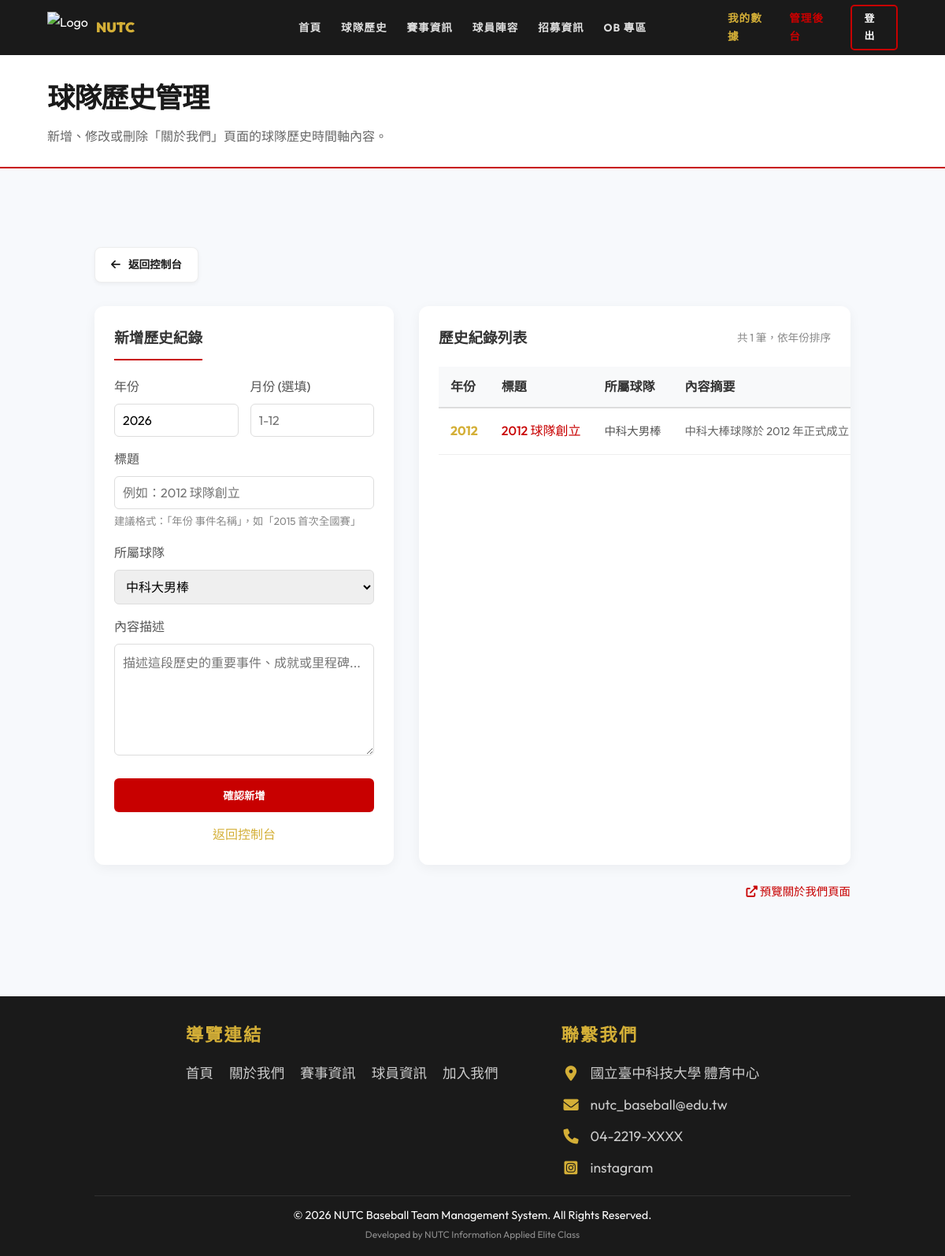
The app's page /admin_history.php (signed in), older data.
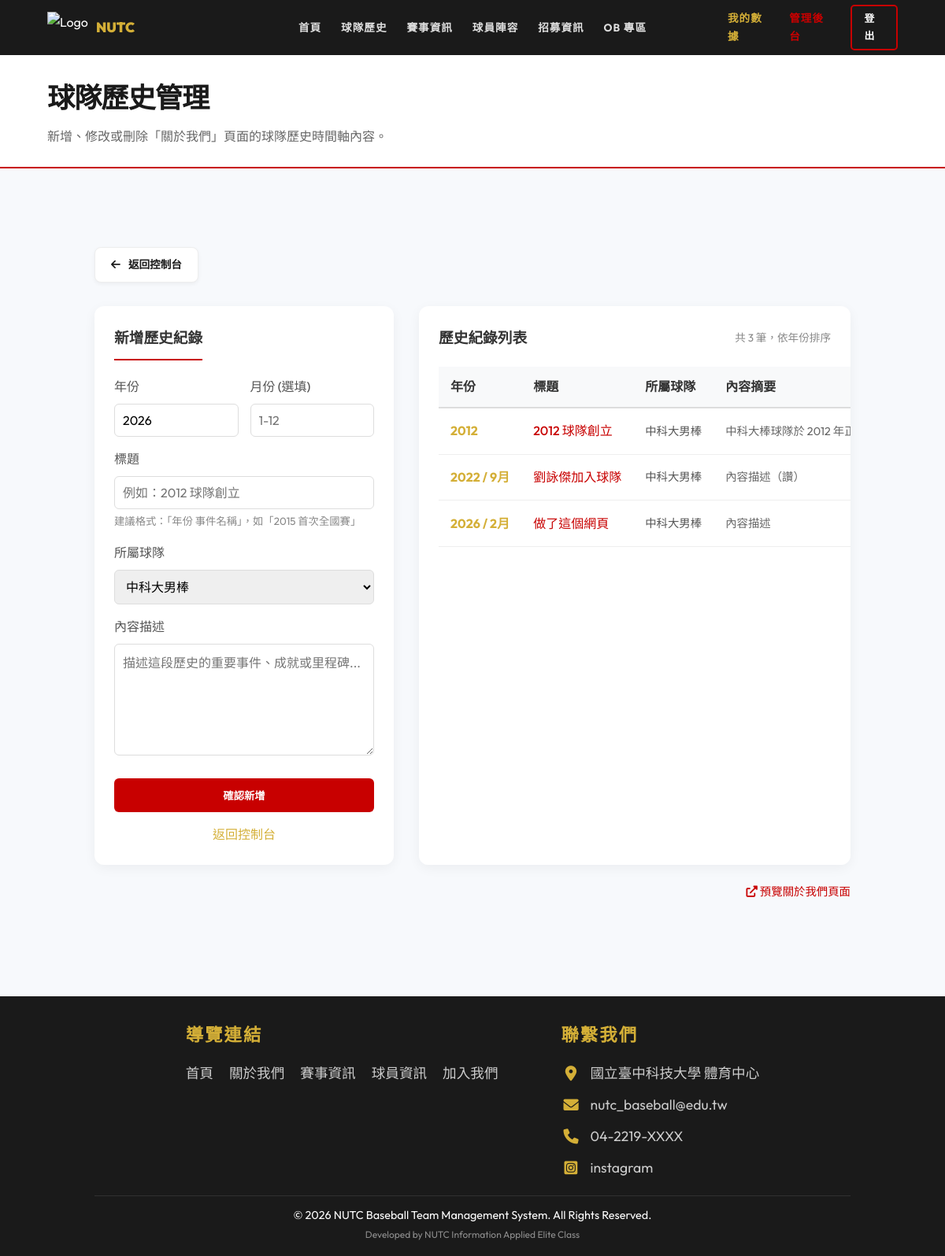
The same page, newer data.
### tables this page shows
CREATE TABLE `teamhistory` (
  `History_Id` int(11) NOT NULL COMMENT '紀錄識別碼',
  `Team_Id` int(11) NOT NULL COMMENT '關聯 Team.team_Id',
  `title` varchar(100) NOT NULL COMMENT '標題',
  `content` text DEFAULT NULL COMMENT '詳細簡介內容',
  `start_year` int(11) DEFAULT NULL COMMENT '起始年份',
  `month` int(2) DEFAULT NULL
);

CREATE TABLE `contact_us` (
  `id` int(11) NOT NULL,
  `icon_class` varchar(50) NOT NULL,
  `content_text` varchar(255) NOT NULL,
  `link` varchar(255) DEFAULT NULL
);

### includes/Database.php (called while the page is built, shortened)
<?php
class Database {
    private $pdo;
    public function __construct() {
        $host = 'localhost';
        $db   = 'baseball_web';
        $user = 'root';
        $pass = '';
        $charset = 'utf8mb4';
        $dsn = "mysql:host=$host;port=3306;dbname=$db;charset=$charset";
        $options = [
            PDO::ATTR_ERRMODE            => PDO::ERRMODE_EXCEPTION,
            PDO::ATTR_DEFAULT_FETCH_MODE => PDO::FETCH_ASSOC,
            PDO::ATTR_EMULATE_PREPARES   => false,
        ];
        try {
            $this->pdo = new PDO($dsn, $user, $pass, $options);
        } catch (\PDOException $e) {
            throw new \PDOException($e->getMessage(), (int)$e->getCode());
        }
    }
    public function getAll($table) {
        $stmt = $this->pdo->query("SELECT * FROM `$table`");
        return $stmt->fetchAll();
    }
}

### includes/config.php (called while the page is built, shortened)
<?php
require_once 'Database.php';
$db = new Database();
if (empty($db->getAll('team'))) {
    $teamJsonPath = __DIR__ . '/../data/team.json';
    if (file_exists($teamJsonPath)) {
        $teamsData = json_decode(file_get_contents($teamJsonPath), true);
        if ($teamsData) {
            foreach ($teamsData as $t) {
                $db->insert('team', [
                    'team_Id' => $t['team_id'],
                    'team_name' => $t['team_name'],
                    'team_type' => $t['team_type']
                ]);
            }
        }
    } else {
        $db->insert('team', ['team_Id' => 1, 'team_name' => '中科大男棒', 'team_type' => 'Men']);
        $db->insert('team', ['team_Id' => 2, 'team_name' => '中科大女棒', 'team_type' => 'Woman']);
        $db->insert('team', ['team_Id' => 3, 'team_name' => '中科大OB', 'team_type' => 'OB']);
    }
    if (!$db->find('member', 'account', 'admin')) {
        $db->insert('member', [
            'account' => 'admin',
            'password' => password_hash('admin123', PASSWORD_DEFAULT),
            'name' => '管理者(Admin)',
            'role' => 'admin',
            'status' => 'active'
        ]);
    }
    if (!$db->find('member', 'account', 'user1')) {
        $db->insert('member', [
            'account' => 'user1',
            'password' => password_hash('123', PASSWORD_DEFAULT),
            'name' => '管理者(User1)',
            'role' => 'admin',
            'status' => 'active'
        ]);
    }
    if (empty($db->getAll('news'))) {
        $newsData = [
            ['title' => '2026 全國大專棒球聯賽開跑！', 'content' => '本校棒球隊將於 4 月 10 日出征，第一場對戰東海大學。歡迎各位同學前往台中棒球場加油！'],
            ['title' => '招募新血：女棒隊熱烈招生中', 'content' => '想要體驗熱血的棒球生活嗎？中科大女棒隊歡迎妳的加入，不限球技，只要有心！'],
            ['title' => 'OB 比賽：學長姐風采再現', 'content' => '上週舉行的 OB 對抗賽圓滿結束，感謝畢業學長姐回校參與，場面溫馨感人。'],
            ['title' => '春季訓練營圓滿落幕', 'content' => '為期一週的春季強化訓練已結束，球員們在打擊與守備技巧上有顯著進步。'],
            ['title' => '全新球隊裝備正式亮相', 'content' => '感謝贊助商支持，本屆聯賽我們將穿上全新的紅金配色球衣，展現中科大氣勢！']
        ];
        foreach ($newsData as $n) {
            $db->insert('news', array_merge($n, ['created_at' => date('Y-m-d H:i:s')]));
        }
    }
    if (empty($db->getAll('player'))) {
        $playerData = [
            ['Player_Name' => '黃郁婷', 'jersey_number' => 11, 'position' => '投手', 'height' => 170, 'weight' => 65],
            ['Player_Name' => '劉詠傑', 'jersey_number' => 23, 'position' => '捕手', 'height' => 178, 'weight' => 75],
            ['Player_Name' => '劉宙翰', 'jersey_number' => 5, 'position' => '內野手', 'height' => 175, 'weight' => 70],
            ['Player_Name' => '張美玲', 'jersey_number' => 7, 'position' => '外野手', 'height' => 165, 'weight' => 55],
            ['Player_Name' => '王小明', 'jersey_number' => 1, 'position' => '投手', 'height' => 182, 'weight' => 80],
            ['Player_Name' => '李華', 'jersey_number' => 45, 'position' => '內野手', 'height' => 172, 'weight' => 68],
            ['Player_Name' => '周杰', 'jersey_number' => 99, 'position' => '外野手', 'height' => 188, 'weight' => 85]
        ];
        foreach ($playerData as $p) {
            $db->insert('player', array_merge($p, [
                'Team_Id' => 1,
                'image_path' => ''
            ]));
        }
    }
    if (empty($db->getAll('ob'))) {
        $obData = [
            ['OB_name' => '陳大文 (108級)', 'graduation_year' => 2019, 'status' => '全國大專聯賽關鍵安打打點王'],
            ['OB_name' => '林小美 (110級)', 'graduation_year' => 2021, 'status' => '女棒創始隊員，首屆全壘打王'],
            ['OB_name' => '趙子龍 (105級)', 'graduation_year' => 2016, 'status' => '傳奇投手，曾創下單場 15 次三振紀錄']
        ];
        foreach ($obData as $o) {
            $db->insert('ob', array_merge($o, ['Team_Id' => 3]));
        }
    }
    if (empty($db->getAll('contact_us'))) {
        $contactData = [
            ['icon_class' => 'fas fa-map-marker-alt', 'content_text' => '國立臺中科技大學 體育中心'],
            ['icon_class' => 'fas fa-envelope', 'content_text' => 'nutc_baseball@edu.tw'],
            ['icon_class' => 'fas fa-phone', 'content_text' => '04-2219-XXXX']
        ];
        foreach ($contactData as $c) {
            $db->insert('contact_us', $c);
        }
    }
}
if (empty($db->getAll('teamhistory'))) {
    $historyData = [
        ['Team_Id' => 1, 'start_year' => 2012, 'title' => '2012 球隊創立', 'content' => '中科大棒球隊於 2012 年正式成立，由一群熱愛棒球的同學共同創隊，從零開始打造屬於中科大的棒球文化。'],
        ['Team_Id' => 1, 'start_year' => 2015, 'title' => '2015 首次全國賽', 'content' => '首次代表學校參加全國大專棒球聯賽，雖未晉級，但展現了球隊的成長與潛力，奠定日後征戰的基礎。'],
        ['Team_Id' => 1, 'start_year' => 2018, 'title' => '2018 女棒隊成立', 'content' => '為推廣女子棒球運動，中科大女棒隊於 2018 年正式成立，成為校內第一支女子棒球隊，吸引眾多女同學投入。'],
        ['Team_Id' => 1, 'start_year' => 2022, 'title' => '2022 聯賽佳績', 'content' => '在全國大專棒球聯賽中取得隊史最佳成績，球員們的努力與付出獲得肯定，激勵全隊持續向上。'],
    ];
    foreach ($historyData as $h) {
        $db->insert('teamhistory', $h);
    }
}

### admin_history.php (the view, shortened to what the rows shown need)
<?php
require_once 'includes/header.php';
$histories = $db->getAll('teamhistory');
usort($histories, function($a, $b) {
    if ($a['start_year'] == $b['start_year']) {
        return (int)($a['month'] ?? 0) <=> (int)($b['month'] ?? 0);
    }
    return $a['start_year'] <=> $b['start_year'];
});
$teams = $db->getAll('team');
?>
<div class="page-header">
    <h1>球隊歷史管理</h1>
</div>
<section>
    <div class="container">
        <div class="admin-players-layout" style="display: grid; grid-template-columns: 380px 1fr; gap: 2rem;">
            <div class="admin-list-card" style="background: white; border-radius: 12px; padding: 25px; box-shadow: 0 4px 15px rgba(0,0,0,0.05); overflow-x: auto;">
                <table class="admin-table" style="width: 100%; border-collapse: collapse;">
                    <thead>
                        <tr style="background: #f8f9fa; border-bottom: 2px solid #ddd;">
                            <th style="padding: 12px 15px; text-align: left; color: #333; width: 80px;">年份</th>
                            <th style="padding: 12px 15px; text-align: left; color: #333;">標題</th>
                            <th style="padding: 12px 15px; text-align: left; color: #333; width: 120px;">所屬球隊</th>
                            <th style="padding: 12px 15px; text-align: left; color: #333;">內容摘要</th>
                        </tr>
                    </thead>
                    <tbody>
                        <?php if (empty($histories)): ?>
                            <tr>
                                <td colspan="5" style="padding: 30px; text-align: center; color: #777;">
                                    <i class="fas fa-history" style="font-size: 2rem; opacity: 0.3; display: block; margin-bottom: 10px;"></i>
                                    目前沒有球隊歷史紀錄，請從左側表單新增。
                                </td>
                            </tr>
                        <?php else: ?>
                            <?php
                            $teamMap = [];
                            foreach ($teams as $t) {
                                $teamMap[$t['team_Id']] = $t['team_name'];
                            }
                            ?>
                            <?php foreach ($histories as $h): ?>
                                <tr style="border-bottom: 1px solid #eee;">
                                    <td style="padding: 12px 15px; font-weight: 700; color: var(--secondary); font-size: 1rem;">
                                        <?= (int)$h['start_year'] ?>
                                        <?php if (!empty($h['month'])): ?>
                                            <span> / <?= (int)$h['month'] ?>月</span>
                                        <?php endif; ?>
                                    </td>
                                    <td style="padding: 12px 15px; font-weight: 500; color: var(--primary);">
                                        <?= htmlspecialchars($h['title']) ?>
                                    </td>
                                    <td style="padding: 12px 15px; color: #555; font-size: 0.9em;">
                                        <?= htmlspecialchars($teamMap[$h['Team_Id']] ?? '—') ?>
                                    </td>
                                    <td style="padding: 12px 15px; color: #666; font-size: 0.9em;">
                                        <?= htmlspecialchars(mb_substr($h['content'], 0, 40)) ?><?= mb_strlen($h['content']) > 40 ? '...' : '' ?>
                                    </td>
                                </tr>
                            <?php endforeach; ?>
                        <?php endif; ?>
                    </tbody>
                </table>
            </div>
        </div>
    </div>
</section>
<?php require_once 'includes/footer.php'; ?>

### includes/footer.php (shortened to what the rows shown need)
<?php
$contactInfos = $db->getAll('contact_us');
?>
<footer>
    <div class="footer-content" style="display: flex; justify-content: center; align-items: flex-start; gap: 80px; max-width: 900px; margin: 0 auto; margin-bottom: 20px;">
        <div class="footer-section">
            <div style="display: flex; flex-direction: column; gap: 10px;">
                <?php if (empty($contactInfos)): ?>
                    <p style="color: #888;">尚未設定聯絡資訊</p>
                <?php else: ?>
                    <?php foreach ($contactInfos as $c): ?>
                        <p style="margin: 0; font-size: 1.1rem; color: #ccc; display: flex; align-items: center; gap: 12px;">
                            <i class="<?= htmlspecialchars($c['icon_class']) ?>" style="color: var(--secondary); font-size: 1.2rem; width: 25px; text-align: center;"></i>
                            <?php if (!empty($c['link'])): ?>
                                <a href="<?= htmlspecialchars($c['link']) ?>" target="_blank" style="color: #ccc; text-decoration: none; transition: color 0.3s;"><?= htmlspecialchars($c['content_text']) ?></a>
                            <?php else: ?>
                                <span><?= htmlspecialchars($c['content_text']) ?></span>
                            <?php endif; ?>
                        </p>
                    <?php endforeach; ?>
                <?php endif; ?>
            </div>
        </div>
    </div>
</footer>
</body>
</html>

Row changes from the older to the newer data that the page shows:
added teamhistory: start_year "2022", month "9", title "劉詠傑加入球隊", Team_Id "中科大男棒", content "內容描述（讚）"
added teamhistory: start_year "2026", month "2", title "做了這個網頁", Team_Id "中科大男棒", content "內容描述"
Text that changed along with them:
count($histories): "1" → "3"
